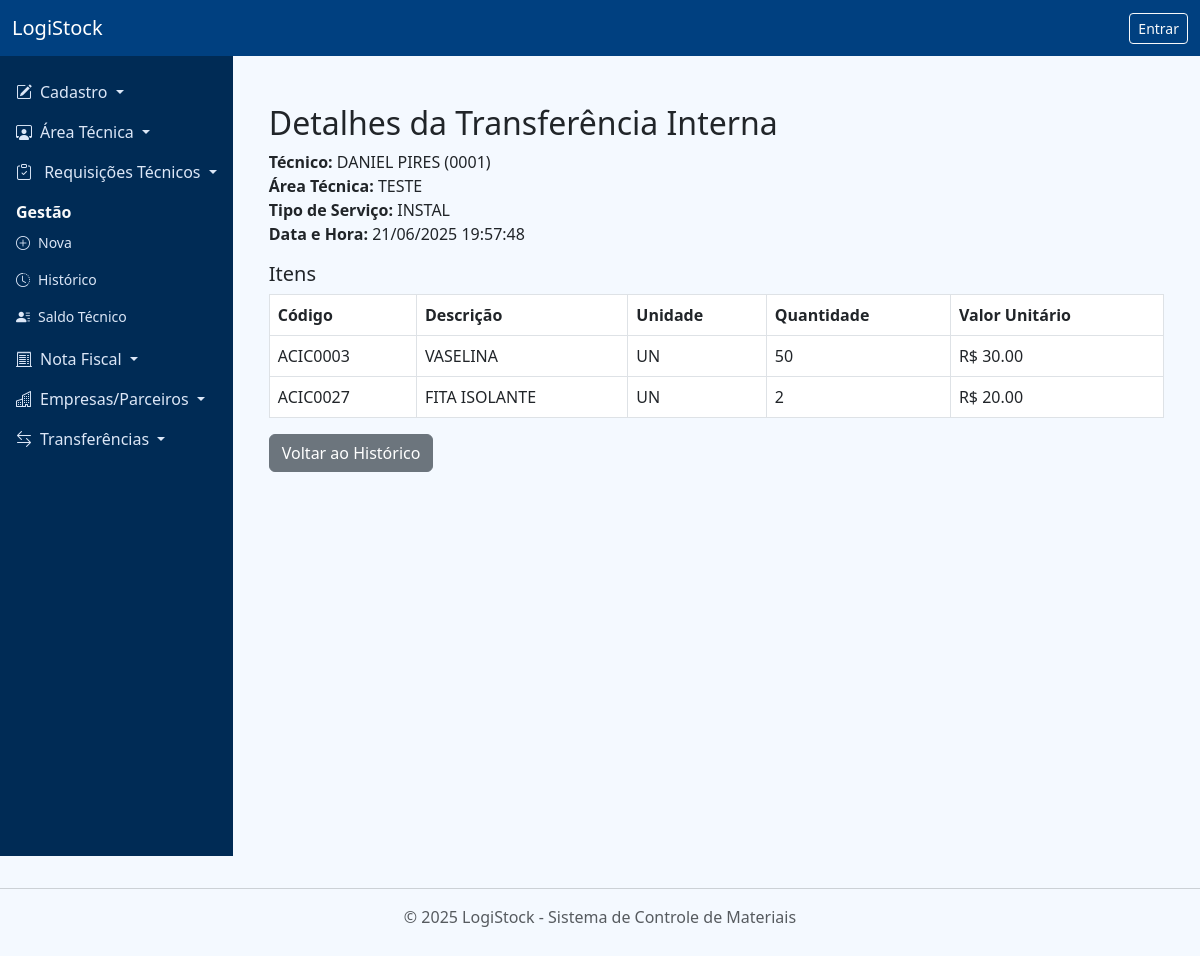
The page /transferencias/interna/detalhes/2 on the database its author committed.
### app/models.py (models this page shows, shortened)
class Tecnico(db.Model):
    __tablename__ = 'tecnicos'
    id = db.Column(db.Integer, primary_key=True)
    nome = db.Column(db.String(150), nullable=False)
    matricula = db.Column(db.String(50), unique=True, nullable=False)
    cpf = db.Column(db.String(20), unique=True, nullable=False)
    telefone = db.Column(db.String(20))
    email = db.Column(db.String(100))
    area_tecnica = db.Column(db.String(100))
    status = db.Column(db.String(20), default='Ativo')
    estoque_tecnico = db.relationship('EstoqueTecnico', backref='tecnico_rel', lazy=True)

class TransferenciaInterna(db.Model):
    __tablename__ = 'transferencias_internas'
    id = db.Column(db.Integer, primary_key=True)
    tecnico_id = db.Column(db.Integer, db.ForeignKey('tecnicos.id'), nullable=False)
    area_tecnica = db.Column(db.String(100), nullable=False)
    tipo_servico_id = db.Column(db.Integer, db.ForeignKey('tipos_servico.id'), nullable=False)
    data_hora = db.Column(db.DateTime, default=datetime.utcnow)
    tecnico = db.relationship('Tecnico', backref='transferencias_internas')
    tipo_servico = db.relationship('TipoServico')
    itens = db.relationship('TransferenciaInternaItem', backref='transferencia_interna', cascade='all, delete-orphan')

class TipoServico(db.Model):
    __tablename__ = 'tipos_servico'
    id = db.Column(db.Integer, primary_key=True)
    nome = db.Column(db.String(100), unique=True, nullable=False)
    empresa = db.Column(db.String(100))
    itens = db.relationship('Item', backref='tipo_servico_rel', lazy=True)

class TransferenciaInternaItem(db.Model):
    __tablename__ = 'transferencias_internas_itens'
    id = db.Column(db.Integer, primary_key=True)
    transferencia_interna_id = db.Column(db.Integer, db.ForeignKey('transferencias_internas.id'), nullable=False)
    item_id = db.Column(db.Integer, db.ForeignKey('itens.id'), nullable=False)
    quantidade = db.Column(db.Integer, nullable=False)
    valor_unitario = db.Column(db.Float, nullable=False)
    item = db.relationship('Item')

class Item(db.Model):
    __tablename__ = 'itens'
    id = db.Column(db.Integer, primary_key=True)
    codigo = db.Column(db.String(50), unique=True, nullable=False)
    descricao = db.Column(db.String(200), nullable=False)
    unidade = db.Column(db.String(20), nullable=False)
    tipo_servico_id = db.Column(db.Integer, db.ForeignKey('tipos_servico.id'))
    valor = db.Column(db.Float, nullable=False)
    observacoes = db.Column(db.Text)

### app/routes/transferencias/interna.py (the view)
@bp_interna.route('/detalhes/<int:id>')
def detalhes_transferencia_interna(id):
    transferencia = TransferenciaInterna.query.get_or_404(id)
    return render_template('transferencias/interna/detalhes.html', transferencia=transferencia)

### app/templates/transferencias/interna/detalhes.html
{% extends 'base.html' %}
{% block content %}
<div class="container mt-4">
  <h2>Detalhes da Transferência Interna</h2>
  <div class="mb-3">
    <strong>Técnico:</strong> {{ transferencia.tecnico.nome }} ({{ transferencia.tecnico.matricula }})<br />
    <strong>Área Técnica:</strong> {{ transferencia.area_tecnica }}<br />
    <strong>Tipo de Serviço:</strong> {{ transferencia.tipo_servico.nome }}<br />
    <strong>Data e Hora:</strong> {{ transferencia.data_hora.strftime('%d/%m/%Y %H:%M:%S') }}
  </div>
  <h5>Itens</h5>
  <table class="table table-bordered">
    <thead>
      <tr>
        <th>Código</th>
        <th>Descrição</th>
        <th>Unidade</th>
        <th>Quantidade</th>
        <th>Valor Unitário</th>
      </tr>
    </thead>
    <tbody>
      {% for item in transferencia.itens %}
      <tr>
        <td>{{ item.item.codigo }}</td>
        <td>{{ item.item.descricao }}</td>
        <td>{{ item.item.unidade }}</td>
        <td>{{ item.quantidade }}</td>
        <td>{{ 'R$ %.2f' % item.valor_unitario }}</td>
      </tr>
      {% endfor %}
    </tbody>
  </table>
  <a href="{{ url_for('transferencias_interna.historico_transferencia_interna') }}" class="btn btn-secondary">Voltar ao Histórico</a>
</div>
{% endblock %}

### app/static/css/custom.css (style rules this page uses)
body { background-color: #f4f9ff; font-family: 'Segoe UI', sans-serif; }

### app/templates/base.html (style rules this page uses)
body { display: flex; min-height: 100vh; flex-direction: column; margin: 0; }

### rows shown on the page
TransferenciaInternaItem: item.codigo "ACIC0003", item.descricao "VASELINA", item.unidade "UN", quantidade "50", valor_unitario "R$ 30.00"
TransferenciaInternaItem: item.codigo "ACIC0027", item.descricao "FITA ISOLANTE", item.unidade "UN", quantidade "2", valor_unitario "R$ 20.00"
